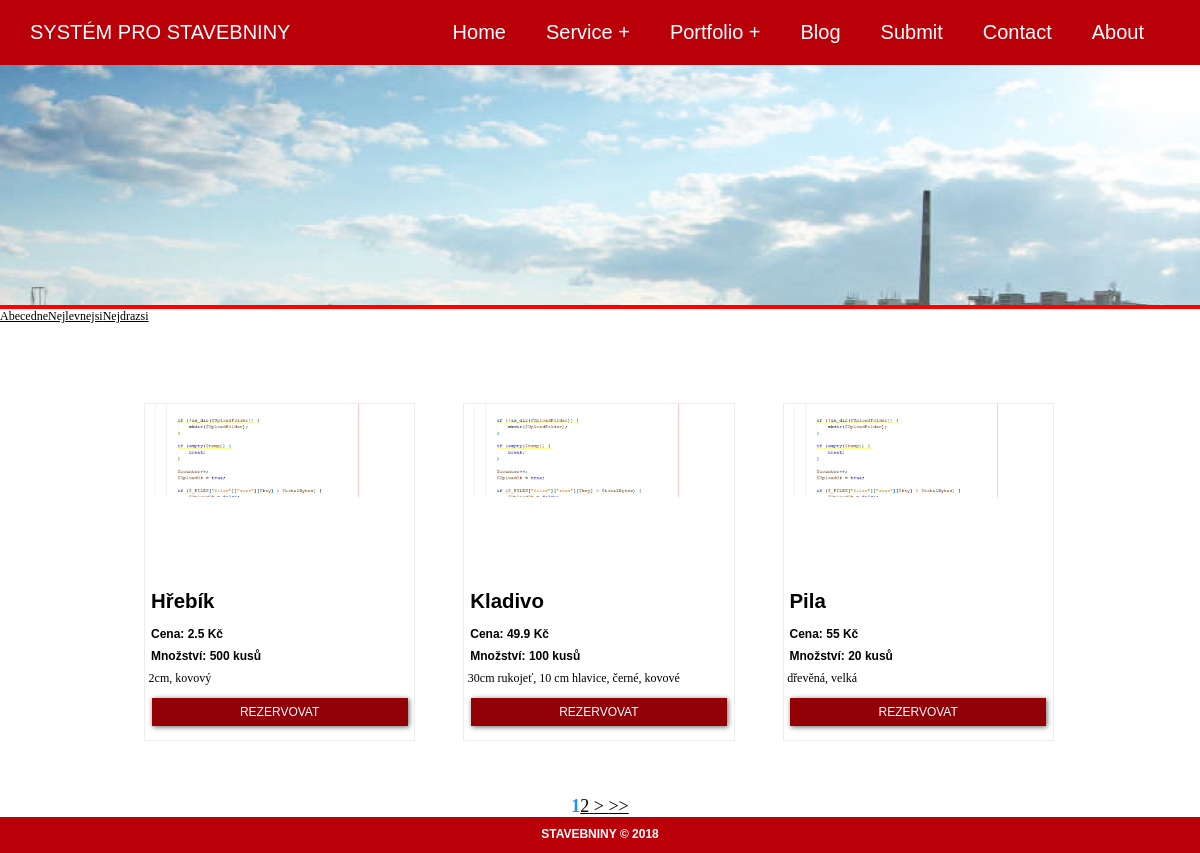
/zbozi.php?r=abecedne, run on the app's committed database.
### tables this page shows
CREATE TABLE `zbozi` (
  `id` int(11) NOT NULL,
  `nazev` varchar(50) NOT NULL,
  `popis` varchar(150) NOT NULL,
  `cena` float NOT NULL,
  `mnozstvi` int(11) NOT NULL,
  `sleva` int(11) NOT NULL DEFAULT '0'
);

### funkce.php (the view, shortened to what this page needs)
<?php
function spojeni() {
    $db = new mysqli("localhost", "root", "", "stavebniny");
    $db->set_charset("utf8");
    return $db;
}
function Menu(){
    $db= spojeni();
    if(isset($_SESSION["login"])) {
     $dotaz="select * from uzivatele where email='{$_SESSION["login"]}' limit 1";
     $data=mysqli_query($db,$dotaz);
     $zaznam=mysqli_fetch_array($data);
     if($zaznam["opravneni"]=="0"){include 'header_user.php';}
     else if($zaznam["opravneni"]=="1"){include 'header_admin.php';}
} else {
     include 'header.php';
}
}
function vypisZbozi(){
    $db = spojeni();
    if (isset($_GET['st'])) {
        if (!preg_match("/^[0-9]+$/", $_GET['st'])) {
            $strana = 1;
        } else {
            $strana = $_GET['st'];
        }
    } else {
        $strana = 1;
    }
    $naStranu = 3;
    $pocetStranData = "SELECT COUNT(*) FROM `zbozi`";
    $dataS = mysqli_query($db, $pocetStranData);
    $stran = mysqli_fetch_array($dataS);
    $pocet = ($strana - 1) * $naStranu;
    $pocetStran = ceil($stran[0] / $naStranu);
    if (isset($_GET['r'])) {
        if (!preg_match("/^[a-z]+$/", $_GET['r'])) {
            $razeni = "id";
            $zpusob="DESC";
        } else {
            $radit = $_GET['r'];
            if ($radit == "abecedne") {
                $razeni = "nazev";
                $zpusob="ASC";
            }elseif ($radit == "nejlevnejsi") {
                $razeni = "cena";
                $zpusob="ASC";
            }elseif($radit == "nejdrazsi"){
                $razeni = "cena";
                $zpusob="DESC";
            }
        }
    } else {
        $razeni = "id";
        $zpusob="DESC";
    }
    $sql = "SELECT * FROM zbozi ORDER BY $razeni $zpusob LIMIT $pocet, $naStranu";
    echo "<div class='cl'>";
    if ($data = $db->query($sql)) {
        if ($data->num_rows > 0) {
            while ($row = $data->fetch_assoc()) {
                echo "<div class='article'>";
                echo "<div class='foto1'>";
                $nazevSlozky = "images/obrazkyZbozi/" . $row['id'];
                if (is_dir($nazevSlozky)) {
                    $slozka = opendir($nazevSlozky);
                    for ($i = 0; $i < 1; $i++) {
                        $files = scandir($nazevSlozky);
                        $pocetSoub = count($files);
                        while ($nazevSouboru = readdir($slozka)) {
                            if ($nazevSouboru != "." && $nazevSouboru != ".." && $nazevSouboru != "nahledy" && $nazevSouboru != "thumbs.db" && $nazevSouboru != "Thumbs.db") {
                                echo "<img src='$nazevSlozky/$nazevSouboru' alt='' class='zkft'>";
                                break;
                            } else if ($pocetSoub <= 2) {
                                $odkaz = "images/1.jpg";
                                echo "<img src='$odkaz' alt='' class='zkft'>";
                                break;
                            }
                        }
                    }
                }
                echo "</div>";
                if ($row['sleva'] != 0) {
                    $text = "– zlevněno " . $row['sleva'] . "%";
                    $cenaPred = ", (cena před " . $row['cena'] . " Kč)";
                    $cena = $row['cena'] - $row['cena'] / $row['sleva'];
                } else {
                    $text = "";
                    $cena = $row['cena'];
                    $cenaPred = "";
                }
                echo" <div class='cln1'>
                                <h1 class='name'>{$row['nazev']} {$text}</h1>
                                <h1 class='name1'>Cena: {$cena} Kč{$cenaPred}</h1>
                                <h1 class='name1'>Množství: {$row['mnozstvi']} kusů</h1>";
                echo $row['popis'];
                echo"</div>";
                echo "<br><a href='xxx.php?id=$row[id]&strana=$strana' class='a'><button class='tlacitko1'>REZERVOVAT</button></a>";
                echo"</div>";
            }echo"</div>";
            echo"<div class='obalCisel'>";
            if (!isset($_GET["st"]))
                $i = 1;
            else {
                $i = $_GET['st'];
                if (!preg_match("/^[0-9]+$/", $_GET['st'])) {
                    $i = 1;
                }
            }
            echo "<b class='aktualStr'>" . $i . "</b>";
            if ($i < ($pocetStran)) {
                for ($m = 1; $m < 4; $m++) {
                    if (($i + $m) <= ceil($pocetStran)) {
                        if(isset($_GET['r'])){
                            echo "<a class='stranky' href='zbozi.php?st=" . ($i + $m) . "&r=" . ($_GET['r']) . "'>" . ($i + $m) . "</a>";
                        }else {
                             echo "<a class='stranky' href='zbozi.php?st=" . ($i + $m) . "'>" . ($i + $m) . "</a>";
                        }
                    }
                }
                if(isset($_GET['r'])){
                    echo "<a class='stranky' href='zbozi.php?st=" . ($i + 1) . "&r=" . ($_GET['r']) . "'> &gt; </a>";
                }else {
                    echo "<a class='stranky' href='zbozi.php?st=" . ($i + 1) . "'> &gt; </a>";
                }
            }
            if ($i < ceil($pocetStran)) {
                if(isset($_GET['r'])){
                    echo "<a class='stranky' href='zbozi.php?st=" . ceil($pocetStran) . "&r=" . ($_GET['r']) . "'> &gt;&gt;</a>";
                }else{
                    echo "<a class='stranky' href='zbozi.php?st=" . ceil($pocetStran) . "'> &gt;&gt;</a>";
                }
            }
            echo "</div>";
        } else
            echo "<p class='hlaska'>Omlouváme se, ale chybí nám tu zbozi.</p>";
    }
}
?>

### css/css.css (style rules this page uses)
body { width: auto; margin: 0; padding: 0; box-sizing: border-box; font-size: 1vw; }
.cl { width: 80%; margin-left: 10%; margin-top: 5vw; overflow: auto; }
.article { height: 28vw; overflow: auto; width: 28.05%; margin-left: 2.5%; margin-right: 2.5%; margin-bottom: 2%; margin-top: 2%; float: left; background-color: white; border: 0.1vw solid #ececec; }
.foto1 { width: 100%; height: 20.5vw; overflow: hidden; }
.zkft { width: 100%; }
.cln1 { height: 7vw; width: 95%; margin-top: -5vw; text-align: justify; padding-left: 0.3vw; padding-right: 0.3vw; padding-bottom: 0.7vw; }
.name { margin-top: -2vw; color:black; text-decoration: none; padding-left: 0.2vw; font-size: 1.7vw; font-family: 'Futura W04',sans-serif; }
.name1 { color:black; text-decoration: none; padding-left: 0.2vw; font-size: 1vw; font-family: 'Futura W04',sans-serif; }
.a { margin-top: 2vw; color:black; text-decoration: none; }
.tlacitko1 { margin-left: 2.5%; width: 95%; margin-bottom: 0.5vw; background-color: #920008; border: none; color: white; padding: 0.6vw 1vw; text-align: center; text-decoration: none; display: inline-block; font-size: 1vw; cursor: pointer; box-shadow: 1px 1px 5px rgba(0, 0, 0, 0.6); }

### zbozi.php (style rules this page uses)
.obalCisel { width: 100%; margin-top: 3vw; text-align: center; font-size: 1.5vw; color: black; }
a { color: black; }
.stranky { font-weight: normal; }
.aktualStr { color:dodgerblue; }

### data on the page
zbozi: nazev "Hřebík", cena "2.5", mnozstvi "500", popis "2cm, kovový"
zbozi: nazev "Kladivo", cena "49.9", mnozstvi "100", popis "30cm rukojeť, 10 cm hlavice, černé, kovové"
zbozi: nazev "Pila", cena "55", mnozstvi "20", popis "dřevěná, velká"

### other printed values
$i "1"
$i + $m "2"
